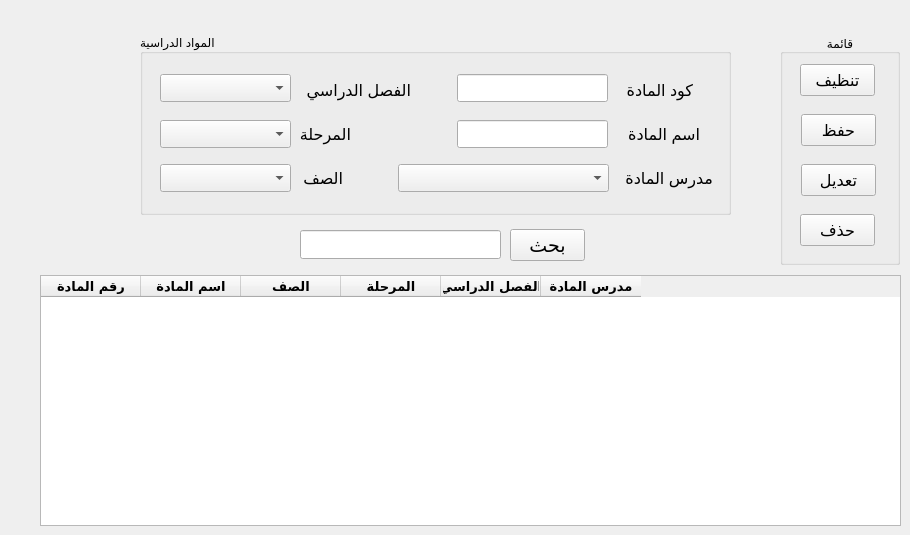
    <widget class="QWidget" name="tab_4">
     <attribute name="title">
      <string>المواد الدراسية</string>
     </attribute>
     <widget class="QPushButton" name="pushButton_19">
      <property name="geometry">
       <rect>
        <x>510</x>
        <y>229</y>
        <width>75</width>
        <height>32</height>
       </rect>
      </property>
      <property name="font">
       <font>
        <pointsize>14</pointsize>
       </font>
      </property>
      <property name="text">
       <string>بحث</string>
      </property>
     </widget>
     <widget class="QGroupBox" name="groupBox_8">
      <property name="geometry">
       <rect>
        <x>780</x>
        <y>34</y>
        <width>120</width>
        <height>231</height>
       </rect>
      </property>
      <property name="title">
       <string>قائمة</string>
      </property>
      <property name="alignment">
       <set>Qt::AlignCenter</set>
      </property>
      <widget class="QPushButton" name="pushButton_20">
       <property name="geometry">
        <rect>
         <x>20</x>
         <y>30</y>
         <width>75</width>
         <height>32</height>
        </rect>
       </property>
       <property name="font">
        <font>
         <pointsize>12</pointsize>
        </font>
       </property>
       <property name="text">
        <string>تنظيف</string>
       </property>
      </widget>
      <widget class="QPushButton" name="pushButton_21">
       <property name="geometry">
        <rect>
         <x>21</x>
         <y>80</y>
         <width>75</width>
         <height>32</height>
        </rect>
       </property>
       <property name="font">
        <font>
         <pointsize>12</pointsize>
        </font>
       </property>
       <property name="text">
        <string>حفظ</string>
       </property>
      </widget>
      <widget class="QPushButton" name="pushButton_22">
       <property name="geometry">
        <rect>
         <x>21</x>
         <y>130</y>
         <width>75</width>
         <height>32</height>
        </rect>
       </property>
       <property name="font">
        <font>
         <pointsize>12</pointsize>
        </font>
       </property>
       <property name="text">
        <string>تعديل</string>
       </property>
      </widget>
      <widget class="QPushButton" name="pushButton_23">
       <property name="geometry">
        <rect>
         <x>20</x>
         <y>180</y>
         <width>75</width>
         <height>32</height>
        </rect>
       </property>
       <property name="font">
        <font>
         <pointsize>12</pointsize>
        </font>
       </property>
       <property name="text">
        <string>حذف</string>
       </property>
      </widget>
     </widget>
     <widget class="QGroupBox" name="groupBox_9">
      <property name="geometry">
       <rect>
        <x>140</x>
        <y>34</y>
        <width>591</width>
        <height>181</height>
       </rect>
      </property>
      <property name="title">
       <string>المواد الدراسية</string>
      </property>
      <widget class="QLabel" name="label_16">
       <property name="geometry">
        <rect>
         <x>479</x>
         <y>44</y>
         <width>74</width>
         <height>24</height>
        </rect>
       </property>
       <property name="font">
        <font>
         <pointsize>12</pointsize>
        </font>
       </property>
       <property name="text">
        <string>كود المادة</string>
       </property>
      </widget>
      <widget class="QLabel" name="label_17">
       <property name="geometry">
        <rect>
         <x>479</x>
         <y>88</y>
         <width>81</width>
         <height>24</height>
        </rect>
       </property>
       <property name="font">
        <font>
         <pointsize>12</pointsize>
        </font>
       </property>
       <property name="text">
        <string>اسم المادة</string>
       </property>
      </widget>
      <widget class="QLabel" name="label_18">
       <property name="geometry">
        <rect>
         <x>479</x>
         <y>132</y>
         <width>94</width>
         <height>24</height>
        </rect>
       </property>
       <property name="font">
        <font>
         <pointsize>12</pointsize>
        </font>
       </property>
       <property name="text">
        <string>مدرس المادة</string>
       </property>
      </widget>
      <widget class="QLineEdit" name="lineEdit_14">
       <property name="enabled">
        <bool>true</bool>
       </property>
       <property name="geometry">
        <rect>
         <x>317</x>
         <y>40</y>
         <width>151</width>
         <height>28</height>
        </rect>
       </property>
       <property name="font">
        <font>
         <pointsize>12</pointsize>
        </font>
       </property>
      </widget>
      <widget class="QLineEdit" name="lineEdit_15">
       <property name="geometry">
        <rect>
         <x>317</x>
         <y>86</y>
         <width>151</width>
         <height>28</height>
        </rect>
       </property>
       <property name="font">
        <font>
         <pointsize>12</pointsize>
        </font>
       </property>
      </widget>
      <widget class="QLabel" name="label_31">
       <property name="geometry">
        <rect>
         <x>160</x>
         <y>132</y>
         <width>43</width>
         <height>24</height>
        </rect>
       </property>
       <property name="font">
        <font>
         <pointsize>12</pointsize>
        </font>
       </property>
       <property name="text">
        <string>الصف</string>
       </property>
      </widget>
      <widget class="QLabel" name="label_33">
       <property name="geometry">
        <rect>
         <x>160</x>
         <y>88</y>
         <width>51</width>
         <height>24</height>
        </rect>
       </property>
       <property name="font">
        <font>
         <pointsize>12</pointsize>
        </font>
       </property>
       <property name="text">
        <string>المرحلة</string>
       </property>
      </widget>
      <widget class="QLabel" name="label_34">
       <property name="geometry">
        <rect>
         <x>160</x>
         <y>44</y>
         <width>111</width>
         <height>24</height>
        </rect>
       </property>
       <property name="font">
        <font>
         <pointsize>12</pointsize>
        </font>
       </property>
       <property name="text">
        <string>الفصل الدراسي</string>
       </property>
      </widget>
      <widget class="QComboBox" name="comboBox_7">
       <property name="geometry">
        <rect>
         <x>258</x>
         <y>130</y>
         <width>211</width>
         <height>28</height>
        </rect>
       </property>
      </widget>
      <widget class="QComboBox" name="comboBox_8">
       <property name="geometry">
        <rect>
         <x>20</x>
         <y>130</y>
         <width>131</width>
         <height>28</height>
        </rect>
       </property>
      </widget>
      <widget class="QComboBox" name="comboBox_9">
       <property name="enabled">
        <bool>true</bool>
       </property>
       <property name="geometry">
        <rect>
         <x>20</x>
         <y>86</y>
         <width>131</width>
         <height>28</height>
        </rect>
       </property>
      </widget>
      <widget class="QComboBox" name="comboBox_10">
       <property name="enabled">
        <bool>true</bool>
       </property>
       <property name="geometry">
        <rect>
         <x>20</x>
         <y>40</y>
         <width>131</width>
         <height>28</height>
        </rect>
       </property>
      </widget>
     </widget>
     <widget class="QTableWidget" name="tableWidget_3">
      <property name="geometry">
       <rect>
        <x>40</x>
        <y>275</y>
        <width>861</width>
        <height>251</height>
       </rect>
      </property>
      <property name="font">
       <font>
        <family>Tajawal</family>
        <pointsize>10</pointsize>
        <weight>75</weight>
        <bold>true</bold>
       </font>
      </property>
      <column>
       <property name="text">
        <string>رقم المادة</string>
       </property>
       <property name="font">
        <font>
         <family>Tajawal</family>
         <pointsize>10</pointsize>
        </font>
       </property>
      </column>
      <column>
       <property name="text">
        <string>اسم المادة</string>
       </property>
      </column>
      <column>
       <property name="text">
        <string>الصف</string>
       </property>
      </column>
      <column>
       <property name="text">
        <string>المرحلة</string>
       </property>
      </column>
      <column>
       <property name="text">
        <string>الفصل الدراسي</string>
       </property>
      </column>
      <column>
       <property name="text">
        <string>مدرس المادة</string>
       </property>
      </column>
     </widget>
     <widget class="QLineEdit" name="lineEdit_16">
      <property name="geometry">
       <rect>
        <x>300</x>
        <y>230</y>
        <width>201</width>
        <height>29</height>
       </rect>
      </property>
     </widget>
    </widget>
